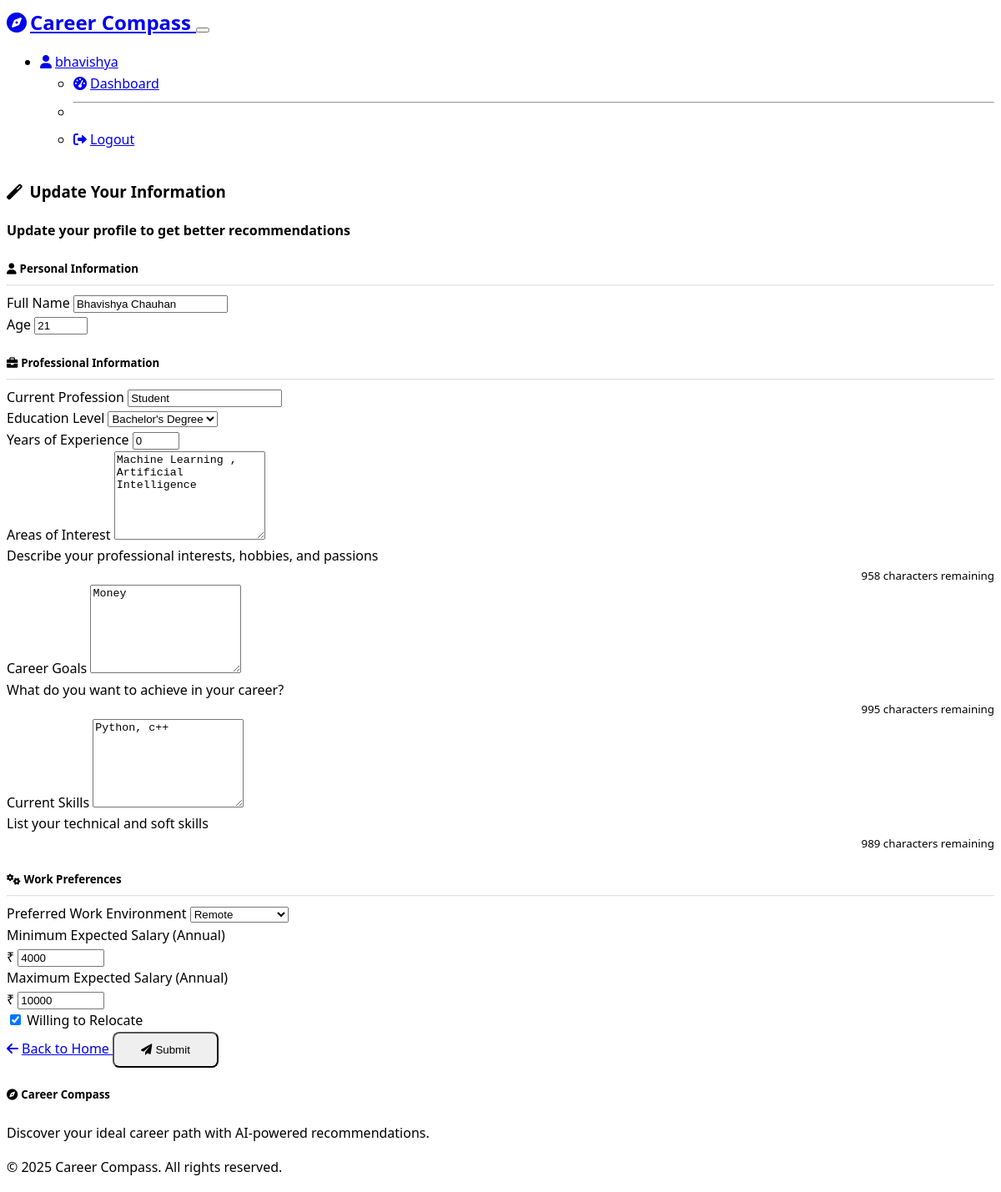
Screenshot of /profile (signed in) with the database file from the repository.
### models.py (models this page shows, shortened)
class User(UserMixin, db.Model):
    __tablename__ = 'users'
    id = db.Column(db.Integer, primary_key=True)
    username = db.Column(db.String(80), unique=True, nullable=False)
    email = db.Column(db.String(120), unique=True, nullable=False)
    password_hash = db.Column(db.String(256), nullable=False)
    created_at = db.Column(db.DateTime, default=datetime.utcnow)
    career_profile = db.relationship('CareerProfile', backref='user', uselist=False, cascade='all, delete-orphan')

class CareerProfile(db.Model):
    __tablename__ = 'career_profiles'
    id = db.Column(db.Integer, primary_key=True)
    user_id = db.Column(db.Integer, db.ForeignKey('users.id'), nullable=False)
    full_name = db.Column(db.String(100), nullable=False)
    age = db.Column(db.Integer, nullable=True)
    current_profession = db.Column(db.String(100), nullable=True)
    area_of_interests = db.Column(db.Text, nullable=True)
    career_goals = db.Column(db.Text, nullable=True)
    current_skills = db.Column(db.Text, nullable=True)
    preferred_work_environment = db.Column(db.String(50), nullable=True)
    expected_salary_min = db.Column(db.Integer, nullable=True)
    expected_salary_max = db.Column(db.Integer, nullable=True)
    education_level = db.Column(db.String(50), nullable=True)
    years_of_experience = db.Column(db.Integer, nullable=True)
    willing_to_relocate = db.Column(db.Boolean, default=False)
    created_at = db.Column(db.DateTime, default=datetime.utcnow)
    updated_at = db.Column(db.DateTime, default=datetime.utcnow, onupdate=datetime.utcnow)

### routes.py (the view, shortened to what this page needs)
@app.route('/profile', methods=['GET', 'POST'])
@login_required
def profile():
    career_profile = CareerProfile.query.filter_by(user_id=current_user.id).first()
    form = CareerProfileForm()
    if career_profile and request.method == 'GET':
        form.full_name.data = career_profile.full_name
        form.age.data = career_profile.age
        form.current_profession.data = career_profile.current_profession
        form.area_of_interests.data = career_profile.area_of_interests
        form.career_goals.data = career_profile.career_goals
        form.current_skills.data = career_profile.current_skills
        form.preferred_work_environment.data = career_profile.preferred_work_environment
        form.expected_salary_min.data = career_profile.expected_salary_min
        form.expected_salary_max.data = career_profile.expected_salary_max
        form.education_level.data = career_profile.education_level
        form.years_of_experience.data = career_profile.years_of_experience
        form.willing_to_relocate.data = career_profile.willing_to_relocate
    return render_template('profile.html', title='Career Profile', form=form, profile=career_profile)

### app.py (called while the page is built)
@login_manager.user_loader
def load_user(user_id):
    from models import User
    return User.query.get(int(user_id))

### templates/profile.html (shortened to what this page needs)
{% extends "base.html" %}
{% block content %}
<div class="container py-5">
    <div class="row justify-content-center">
        <div class="col-lg-8">
            <div class="card shadow">
                <div class="card-header bg-primary text-white">
                    <h3 class="card-title mb-0">
                        <i class="fas fa-magic me-2"></i>
                        {% if profile %}Update Your Information{% else %}Get Career Recommendations{% endif %}
                    </h3>
                    <p class="mb-0 mt-2">
                        {% if profile %}
                            Update your profile to get better recommendations
                        {% else %}
                            Tell us about yourself to get personalized career suggestions
                        {% endif %}
                    </p>
                </div>
                <div class="card-body p-4">
                    <form method="POST" novalidate>
                        <div class="section-header mb-4">
                            <h5 class="text-primary">
                                <i class="fas fa-user me-2"></i>Personal Information
                            </h5>
                            <hr class="mt-2">
                        </div>
                        <div class="row">
                            <div class="col-md-8">
                                <div class="mb-3">
                                    {{ form.full_name.label(class="form-label") }}
                                    {{ form.full_name(class="form-control" + (" is-invalid" if form.full_name.errors else ""), placeholder="Enter your full name") }}
                                </div>
                            </div>
                            <div class="col-md-4">
                                <div class="mb-3">
                                    {{ form.age.label(class="form-label") }}
                                    {{ form.age(class="form-control" + (" is-invalid" if form.age.errors else ""), placeholder="Age") }}
                                </div>
                            </div>
                        </div>
                        <div class="section-header mb-4 mt-4">
                            <h5 class="text-primary">
                                <i class="fas fa-briefcase me-2"></i>Professional Information
                            </h5>
                            <hr class="mt-2">
                        </div>
                        <div class="mb-3">
                            {{ form.current_profession.label(class="form-label") }}
                            {{ form.current_profession(class="form-control" + (" is-invalid" if form.current_profession.errors else ""), placeholder="e.g., Software Developer, Marketing Manager") }}
                        </div>
                        <div class="row">
                            <div class="col-md-6">
                                <div class="mb-3">
                                    {{ form.education_level.label(class="form-label") }}
                                    {{ form.education_level(class="form-select" + (" is-invalid" if form.education_level.errors else "")) }}
                                </div>
                            </div>
                            <div class="col-md-6">
                                <div class="mb-3">
                                    {{ form.years_of_experience.label(class="form-label") }}
                                    {{ form.years_of_experience(class="form-control" + (" is-invalid" if form.years_of_experience.errors else ""), placeholder="Years") }}
                                </div>
                            </div>
                        </div>
                        <div class="mb-3">
                            {{ form.area_of_interests.label(class="form-label") }}
                            {{ form.area_of_interests(class="form-control" + (" is-invalid" if form.area_of_interests.errors else ""), rows="3", placeholder="Describe your professional interests, hobbies, and what excites you...") }}
                            <div class="form-text">{{ form.area_of_interests.description }}</div>
                        </div>
                        <div class="mb-3">
                            {{ form.career_goals.label(class="form-label") }}
                            {{ form.career_goals(class="form-control" + (" is-invalid" if form.career_goals.errors else ""), rows="3", placeholder="What do you want to achieve in your career? Short-term and long-term goals...") }}
                            <div class="form-text">{{ form.career_goals.description }}</div>
                        </div>
                        <div class="mb-3">
                            {{ form.current_skills.label(class="form-label") }}
                            {{ form.current_skills(class="form-control" + (" is-invalid" if form.current_skills.errors else ""), rows="3", placeholder="List your technical skills, programming languages, tools, soft skills...") }}
                            <div class="form-text">{{ form.current_skills.description }}</div>
                        </div>
                        <div class="section-header mb-4 mt-4">
                            <h5 class="text-primary">
                                <i class="fas fa-cogs me-2"></i>Work Preferences
                            </h5>
                            <hr class="mt-2">
                        </div>
                        <div class="mb-3">
                            {{ form.preferred_work_environment.label(class="form-label") }}
                            {{ form.preferred_work_environment(class="form-select" + (" is-invalid" if form.preferred_work_environment.errors else "")) }}
                        </div>
                        <div class="row">
                            <div class="col-md-6">
                                <div class="mb-3">
                                    {{ form.expected_salary_min.label(class="form-label") }}
                                    <div class="input-group">
                                        <span class="input-group-text">₹</span>
                                        {{ form.expected_salary_min(class="form-control" + (" is-invalid" if form.expected_salary_min.errors else ""), placeholder="40000") }}
                                    </div>
                                </div>
                            </div>
                            <div class="col-md-6">
                                <div class="mb-3">
                                    {{ form.expected_salary_max.label(class="form-label") }}
                                    <div class="input-group">
                                        <span class="input-group-text">₹</span>
                                        {{ form.expected_salary_max(class="form-control" + (" is-invalid" if form.expected_salary_max.errors else ""), placeholder="80000") }}
                                    </div>
                                </div>
                            </div>
                        </div>
                        <div class="mb-4">
                            <div class="form-check">
                                {{ form.willing_to_relocate(class="form-check-input") }}
                                {{ form.willing_to_relocate.label(class="form-check-label") }}
                            </div>
                        </div>
                        <div class="d-grid gap-2 d-md-flex justify-content-md-end">
                            <a href="{{ url_for('index') }}" class="btn btn-secondary me-md-2">
                                <i class="fas fa-arrow-left me-2"></i>Back to Home
                            </a>
                            <button type="submit" class="btn btn-success btn-lg">
                                <i class="fas fa-paper-plane me-2"></i>Submit
                            </button>
                        </div>
                    </form>
                </div>
            </div>
        </div>
    </div>
</div>
{% endblock %}

### templates/base.html (shortened to what this page needs)
<!DOCTYPE html>
<html lang="en" data-bs-theme="dark">
<head>
    <link href="https://cdn.replit.com/agent/bootstrap-agent-dark-theme.min.css" rel="stylesheet">
    <link rel="stylesheet" href="https://cdnjs.cloudflare.com/ajax/libs/font-awesome/6.0.0/css/all.min.css">
    <link rel="stylesheet" href="{{ url_for('static', filename='css/style.css') }}">
</head>
<body>
    <nav class="navbar navbar-expand-lg navbar-dark bg-dark">
        <div class="container">
            <a class="navbar-brand" href="{{ url_for('index') }}">
                <i class="fas fa-compass me-2"></i>Career Compass
            </a>
            <button class="navbar-toggler" type="button" data-bs-toggle="collapse" data-bs-target="#navbarNav" aria-controls="navbarNav" aria-expanded="false" aria-label="Toggle navigation">
            </button>
            <div class="collapse navbar-collapse" id="navbarNav">
                <ul class="navbar-nav ms-auto">
                    {% if current_user.is_authenticated %}
                        <li class="nav-item dropdown">
                            <a class="nav-link dropdown-toggle" href="#" id="navbarDropdown" role="button" data-bs-toggle="dropdown" aria-expanded="false">
                                <i class="fas fa-user me-1"></i>{{ current_user.username }}
                            </a>
                            <ul class="dropdown-menu">
                                <li><a class="dropdown-item" href="{{ url_for('dashboard') }}"><i class="fas fa-tachometer-alt me-2"></i>Dashboard</a></li>
                                <li><hr class="dropdown-divider"></li>
                                <li><a class="dropdown-item" href="{{ url_for('logout') }}"><i class="fas fa-sign-out-alt me-2"></i>Logout</a></li>
                            </ul>
                        </li>
                    {% endif %}
                </ul>
            </div>
        </div>
    </nav>
    <main>
        {% block content %}{% endblock %}
    </main>
    <footer class="bg-dark text-light mt-5 py-4">
        <div class="container">
            <div class="row">
                <div class="col-md-6">
                    <h5><i class="fas fa-compass me-2"></i>Career Compass</h5>
                    <p class="mb-0">Discover your ideal career path with AI-powered recommendations.</p>
                </div>
                <div class="col-md-6 text-md-end">
                    <p class="mb-0">&copy; 2025 Career Compass. All rights reserved.</p>
                </div>
            </div>
        </div>
    </footer>
</body>
</html>

### static/css/style.css (style rules this page uses)
:root { --primary-color: #0d6efd; --secondary-color: #6c757d; --success-color: #198754; --info-color: #0dcaf0; --warning-color: #ffc107; --danger-color: #dc3545; --light-color: #f8f9fa; --dark-color: #212529; }
body { font-family: 'Segoe UI', Tahoma, Geneva, Verdana, sans-serif; line-height: 1.6; }
.navbar-brand { font-weight: bold; font-size: 1.5rem; }
.section-header h5 { font-weight: 600; margin-bottom: 0.5rem; }
.section-header hr { border-color: var(--bs-primary); opacity: 0.3; }
.card { border: none; border-radius: 10px; overflow: hidden; }
.card-header { border-bottom: none; font-weight: 600; }
.btn { border-radius: 8px; font-weight: 500; transition: all 0.3s ease-in-out; }
.btn-lg { padding: 0.75rem 2rem; }
footer { margin-top: auto; }
.form-check-input:checked { background-color: var(--bs-primary); border-color: var(--bs-primary); }
textarea.form-control { resize: vertical; min-height: 100px; }
.fa, .fas, .far, .fab { margin-right: 0.25rem; }

### rows the page displays
User: username "bhavishya"
CareerProfile: full_name "Bhavishya Chauhan", age "21", current_profession "Student", education_level "Bachelor's Degree", years_of_experience "0", area_of_interests "Machine Learning , Artificial Intelligence", career_goals "Money", current_skills "Python, c++", preferred_work_environment "Remote", expected_salary_min "4000", expected_salary_max "10000", willing_to_relocate "☑"
